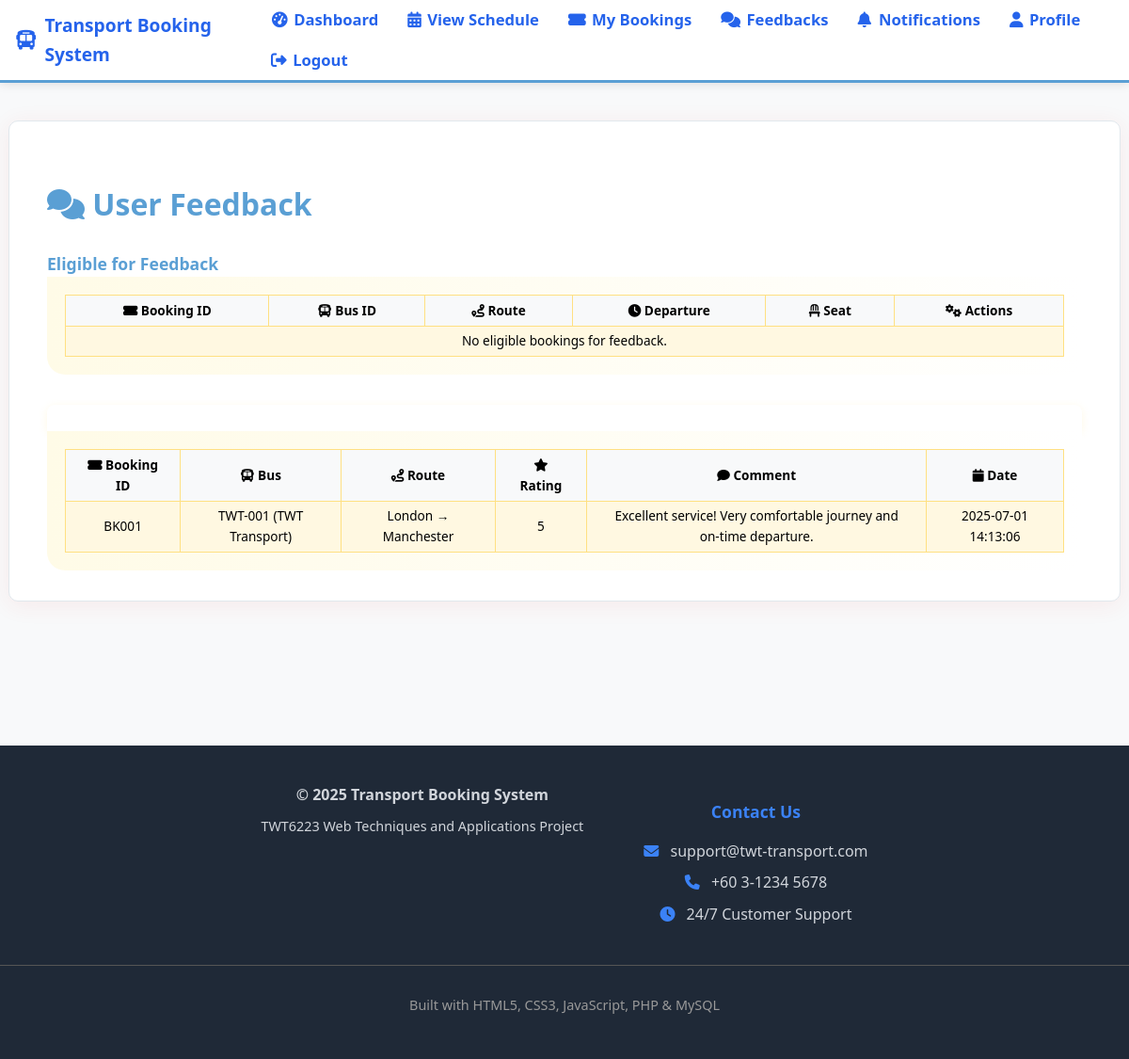
The page /views/feedback.php (signed in) on the database its author committed.
### tables this page shows
CREATE TABLE feedback (
    id INT AUTO_INCREMENT PRIMARY KEY,
    user_id INT NOT NULL,
    bus_id INT NOT NULL,
    booking_id INT,
    rating INT CHECK (rating >= 1 AND rating <= 5),
    comment TEXT COMMENT 'User feedback comment (max 80 words)',
    tags TEXT COMMENT 'Comma-separated list of feedback tags selected by user',
    date DATETIME,
    created_at TIMESTAMP DEFAULT CURRENT_TIMESTAMP COMMENT 'When feedback was created',
    updated_at TIMESTAMP DEFAULT CURRENT_TIMESTAMP ON UPDATE CURRENT_TIMESTAMP COMMENT 'When feedback was last updated',
    status ENUM('active', 'hidden', 'flagged') DEFAULT 'active' COMMENT 'Feedback visibility status',
    CONSTRAINT fk_feedback_user FOREIGN KEY (user_id) REFERENCES users(id) ON DELETE CASCADE,
    CONSTRAINT fk_feedback_bus FOREIGN KEY (bus_id) REFERENCES buses(id) ON DELETE CASCADE,
    CONSTRAINT fk_feedback_booking FOREIGN KEY (booking_id) REFERENCES bookings(id) ON DELETE SET NULL,
    INDEX idx_feedback_rating (rating),
    INDEX idx_feedback_status (status),
    INDEX idx_feedback_created_at (created_at),
    INDEX idx_feedback_user_bus (user_id, bus_id)
);

CREATE TABLE bookings (
    id INT AUTO_INCREMENT PRIMARY KEY,
    user_id INT NOT NULL,
    schedule_id INT NOT NULL,
    seat_number INT,
    booking_time DATETIME,
    payment_method VARCHAR(50),
    status VARCHAR(20) DEFAULT 'booked',
    booking_id VARCHAR(20) UNIQUE,
    FOREIGN KEY (user_id) REFERENCES users(id) ON DELETE CASCADE,
    FOREIGN KEY (schedule_id) REFERENCES schedules(id) ON DELETE CASCADE
);

CREATE TABLE buses (
    id INT AUTO_INCREMENT PRIMARY KEY,
    bus_number VARCHAR(20) NOT NULL UNIQUE,
    license_plate VARCHAR(7) NOT NULL UNIQUE COMMENT 'Malaysian license plate: 3 letters + 4 numbers (e.g., ABC1234)',
    bus_type VARCHAR(50),
    capacity INT,
    company VARCHAR(100)
);

CREATE TABLE routes (
    id INT AUTO_INCREMENT PRIMARY KEY,
    source VARCHAR(100),
    destination VARCHAR(100),
    fare DECIMAL(8,2),
    UNIQUE KEY unique_route (source, destination, fare) COMMENT 'Prevent duplicate routes with same source, destination, and fare'
);

### views/feedback.php (the view, shortened to what this page needs)
<?php
require_once('header.php');
$db = getDB();
$user_id = $_SESSION['user']['id'];
$sql_eligible = 'SELECT b.id, b.booking_id, bu.bus_number, r.source, r.destination, s.departure_time, b.seat_number
    FROM bookings b
    JOIN schedules s ON b.schedule_id = s.id
    JOIN buses bu ON s.bus_id = bu.id
    JOIN routes r ON s.route_id = r.id
    WHERE b.user_id = ? AND b.status = "Completed" AND b.id NOT IN (SELECT booking_id FROM feedback WHERE user_id = ?)';
$stmt = $db->prepare($sql_eligible);
$stmt->execute([$user_id, $user_id]);
$eligible = $stmt->fetchAll(PDO::FETCH_ASSOC);
$sql_prev = 'SELECT b.booking_id AS booking_code, bu.bus_number, bu.company, r.source, r.destination, f.rating, f.comment, f.created_at as date
    FROM feedback f
    JOIN bookings b ON f.booking_id = b.id
    JOIN schedules s ON b.schedule_id = s.id
    JOIN buses bu ON s.bus_id = bu.id
    JOIN routes r ON s.route_id = r.id
    WHERE f.user_id = ?';
$stmt2 = $db->prepare($sql_prev);
$stmt2->execute([$user_id]);
$previous = $stmt2->fetchAll(PDO::FETCH_ASSOC);
?>
<main style="display:flex;flex-direction:column;align-items:center;min-height:80vh;">
    <div class="card" style="margin-top:2.5rem;padding:2.5rem 2.5rem 2rem 2.5rem;min-width:600px;max-width:1100px;width:100%;box-shadow:0 4px 24px rgba(229,57,53,0.08);">
        <h1 style="margin-bottom:1.5rem;"><i class="fa fa-comments icon-red"></i> User Feedback</h1>
        <section style="margin-bottom:2rem;">
            <div class="card-header bg-warning" style="font-size:1.1rem;font-weight:600;color:#5A9FD4;border-radius:8px 8px 0 0;">Eligible for Feedback</div>
            <div class="card-body bg-light" style="padding:1.2rem;">
                <table class="table table-striped table-bordered" style="font-size: 0.85rem;">
                    <thead style="background: #f8f9fa;">
                        <tr>
                            <th><i class="fa fa-ticket-alt"></i> Booking ID</th>
                            <th><i class="fa fa-bus"></i> Bus ID</th>
                            <th><i class="fa fa-route"></i> Route</th>
                            <th><i class="fa fa-clock"></i> Departure</th>
                            <th><i class="fa fa-chair"></i> Seat</th>
                            <th><i class="fa fa-cogs"></i> Actions</th>
                        </tr>
                    </thead>
                    <tbody>
                        <?php if (empty($eligible)): ?>
                        <tr><td colspan="6" style="text-align:center;">No eligible bookings for feedback.</td></tr>
                        <?php else: foreach ($eligible as $row): ?>
                        <tr>
                            <td><?php echo htmlspecialchars($row['booking_id']); ?></td>
                            <td><?php echo htmlspecialchars($row['bus_number']); ?></td>
                            <td><?php echo htmlspecialchars($row['source'] . ' → ' . $row['destination']); ?></td>
                            <td><?php echo htmlspecialchars($row['departure_time']); ?></td>
                            <td><?php echo htmlspecialchars($row['seat_number']); ?></td>
                            <td><a href="feedback_submit.php?booking_id=<?php echo urlencode($row['booking_id']); ?>" class="btn btn-primary btn-sm"><i class="fa fa-comment"></i> Feedback</a></td>
                        </tr>
                        <?php endforeach; endif; ?>
                    </tbody>
                </table>
            </div>
        </section>
        <section>
            <div class="card-header bg-primary" style="font-size:1.1rem;font-weight:600;color:#fff;border-radius:8px 8px 0 0;">My Previous Feedback</div>
            <div class="card-body bg-light" style="padding:1.2rem;">
                <?php if (empty($previous)): ?>
                    <div class="alert alert-info" style="text-align:center;">You haven't left any feedback yet. Share your experience to help us improve!</div>
                <?php else: ?>
                <table class="table table-striped table-bordered" style="font-size: 0.85rem;">
                    <thead style="background: #f8f9fa;">
                        <tr>
                            <th><i class="fa fa-ticket-alt"></i> Booking ID</th>
                            <th><i class="fa fa-bus"></i> Bus</th>
                            <th><i class="fa fa-route"></i> Route</th>
                            <th><i class="fa fa-star"></i> Rating</th>
                            <th><i class="fa fa-comment"></i> Comment</th>
                            <th><i class="fa fa-calendar"></i> Date</th>
                        </tr>
                    </thead>
                    <tbody>
                        <?php foreach ($previous as $row): ?>
                        <tr>
                            <td><?php echo htmlspecialchars($row['booking_code']); ?></td>
                            <td><?php echo htmlspecialchars($row['bus_number']); ?><?php if (!empty($row['company'])) echo ' (' . htmlspecialchars($row['company']) . ')'; ?></td>
                            <td><?php echo htmlspecialchars($row['source'] . ' → ' . $row['destination']); ?></td>
                            <td><?php echo htmlspecialchars($row['rating']); ?></td>
                            <td><?php echo htmlspecialchars($row['comment']); ?></td>
                            <td><?php echo htmlspecialchars($row['date']); ?></td>
                        </tr>
                        <?php endforeach; ?>
                    </tbody>
                </table>
                <?php endif; ?>
            </div>
        </section>
    </div>
</main>
<?php require_once('footer.php'); ?>

### assets/css/style.css (style rules this page uses)
body { background: #f8f9fa; font-family: 'Segoe UI', 'Roboto', Arial, sans-serif; margin: 0; padding: 0; scroll-behavior: smooth; line-height: 1.6; }
.card { background: #ffffff; border: 1px solid #e1e8ed; box-shadow: 0 2px 8px rgba(90,159,212,0.15); border-radius: 10px; }
.table-striped > tbody > tr:nth-of-type(odd) { background-color: #fff8e1; }
.table-bordered th, .table-bordered td { border-color: #ffe082 !important; }
h1, h2, h3, h4 { color: #5A9FD4; font-weight: 700; }
.icon-red { color: #5A9FD4; }
.card-header.bg-success, .card-header.bg-primary { border-top-left-radius: 1.2rem; border-top-right-radius: 1.2rem; font-size: 1.2rem; font-weight: 600; letter-spacing: 0.5px; box-shadow: 0 2px 8px #ffe08233; }
.card-body.bg-light { background: linear-gradient(90deg, #fffbe7 0%, #fff 100%); border-bottom-left-radius: 1.2rem; border-bottom-right-radius: 1.2rem; }
table { border-collapse: collapse; width: 100%; }
table, th, td { border: 1.5px solid #ffe082; }
th, td { padding: 0.3rem 1.2rem; text-align: center; }

### assets/css/color-palette.css (style rules this page uses)
:root { --primary-blue: #2563eb; --primary-blue-dark: #1d4ed8; --primary-blue-light: #3b82f6; --primary-blue-pale: #dbeafe; --secondary-teal: #0891b2; --secondary-teal-dark: #0e7490; --secondary-teal-light: #06b6d4; --secondary-teal-pale: #cffafe; --success-green: #059669; --success-green-dark: #047857; --success-green-light: #10b981; --success-green-pale: #d1fae5; --warning-orange: #d97706; --warning-orange-dark: #b45309; --warning-orange-light: #f59e0b; --warning-orange-pale: #fef3c7; --error-red: #dc2626; --error-red-dark: #b91c1c; --error-red-light: #ef4444; --error-red-pale: #fee2e2; --neutral-white: #ffffff; --neutral-gray-50: #f9fafb; --neutral-gray-100: #f3f4f6; --neutral-gray-200: #e5e7eb; --neutral-gray-300: #d1d5db; --neutral-gray-400: #9ca3af; --neutral-gray-500: #6b7280; --neutral-gray-600: #4b5563; --neutral-gray-700: #374151; --neutral-gray-800: #1f2937; --neutral-gray-900: #111827; --text-primary: var(--neutral-gray-900); --text-secondary: var(--neutral-gray-600); --text-muted: var(--neutral-gray-500); --text-light: var(--neutral-gray-400); --text-on-primary: var(--neutral-white); --bg-primary: var(--neutral-white); --bg-secondary: var(--neutral-gray-50); --bg-tertiary: var(--neutral-gray-100); --bg-overlay: rgba(0, 0, 0, 0.5); --border-light: var(--neutral-gray-200); --border-medium: var(--neutral-gray-300); --border-dark: var(--neutral-gray-400); --border-primary: var(--primary-blue); --shadow-sm: 0 1px 2px 0 rgba(0, 0, 0, 0.05); --shadow-md: 0 4px 6px -1px rgba(0, 0, 0, 0.1), 0 2px 4px -1px rgba(0, 0, 0, 0.06); --shadow-lg: 0 10px 15px -3px rgba(0, 0, 0, 0.1), 0 4px 6px -2px rgba(0, 0, 0, 0.05); --shadow-xl: 0 20px 25px -5px rgba(0, 0, 0, 0.1), 0 10px 10px -5px rgba(0, 0, 0, 0.04); --gradient-primary: linear-gradient(135deg, var(--primary-blue) 0%, var(--primary-blue-dark) 100%); --gradient-secondary: linear-gradient(135deg, var(--secondary-teal) 0%, var(--secondary-teal-dark) 100%); --gradient-success: linear-gradient(135deg, var(--success-green) 0%, var(--success-green-dark) 100%); --gradient-page: linear-gradient(135deg, var(--neutral-gray-50) 0%, var(--neutral-gray-100) 100%); --seat-available: var(--success-green); --seat-booked: var(--neutral-gray-400); --seat-selected: var(--primary-blue); --seat-unavailable: var(--neutral-gray-300); --status-active: var(--success-green); --status-inactive: var(--neutral-gray-400); --status-pending: var(--warning-orange); --status-cancelled: var(--error-red); --hover-opacity: 0.9; --focus-ring: 0 0 0 3px rgba(37, 99, 235, 0.1); --transition-default: all 0.2s ease-in-out; }

### rows shown on the page
feedback: booking.booking_id "BK001", bus.bus_number "TWT-001", bus.company "TWT Transport", routes.source+destination "London → Manchester", rating "5", comment "Excellent service! Very comfortable journey and on-time departure.", created_at "2025-07-01 14:13:06"
